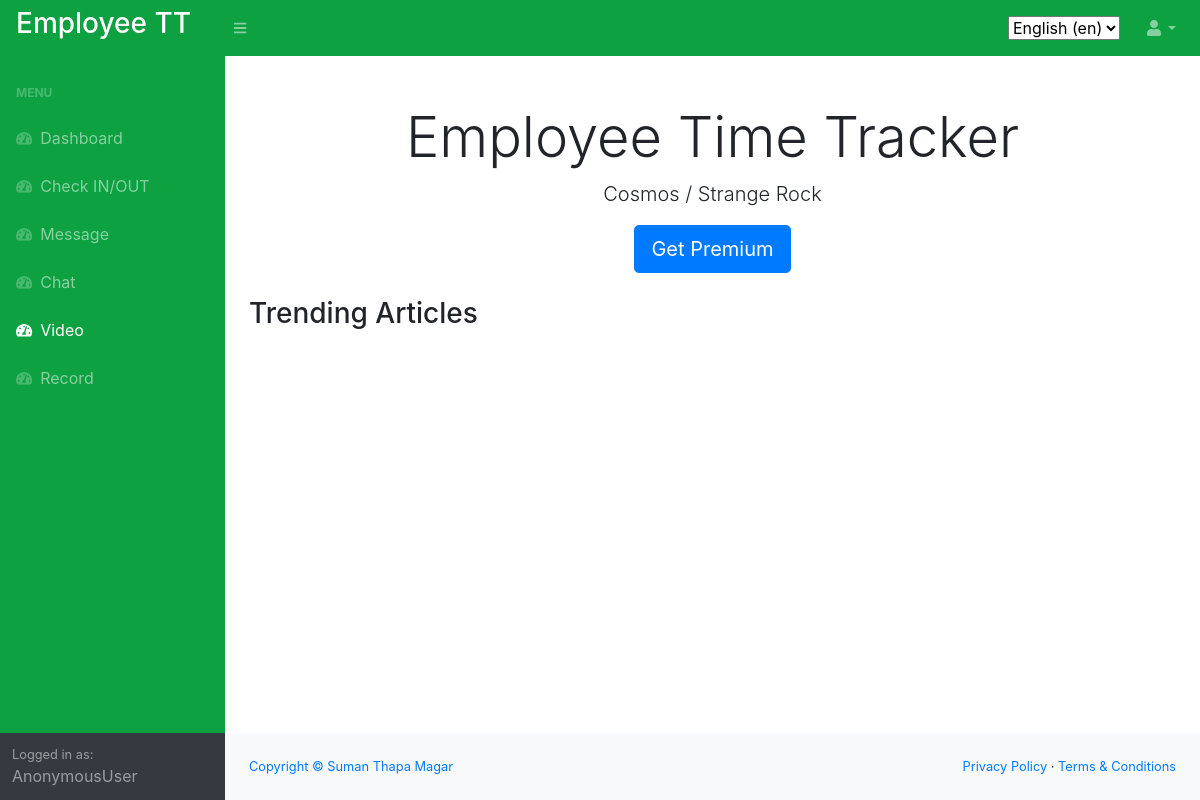
The page /en/video/ on the database as committed earlier.
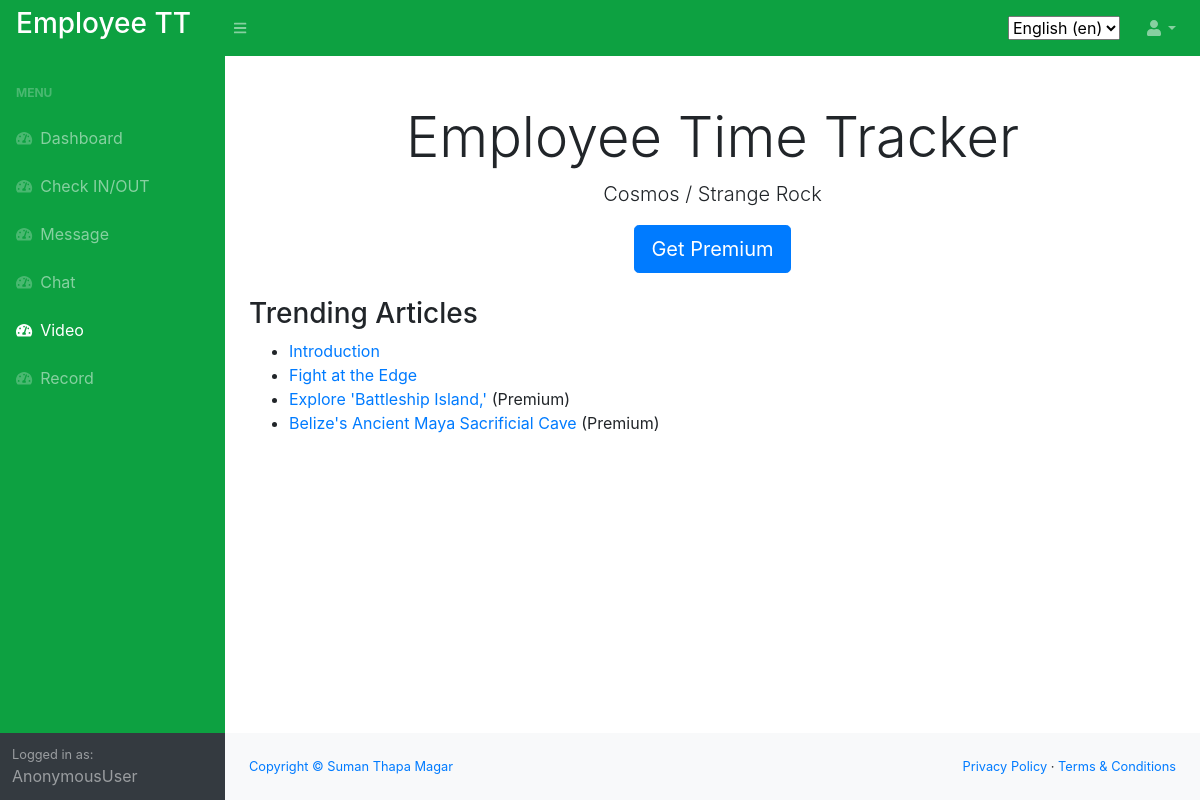
The same page on the database as committed later.
### video/models.py (models this page shows)
class VideoPlan(models.Model):
    title = models.CharField(max_length=255)
    desctiption = models.CharField(max_length=255)
    link = models.CharField(max_length=255)
    premium = models.BooleanField(default=True)

### video/views.py (the view)
# urls.py: path('', include('home.urls')),
def home(request):
    plans = VideoPlan.objects.all()
    return render(request, 'video/home.html', {'plans':plans})

### video/templates/video/home.html
{% extends 'home/main.html' %}
{% load i18n %}
{% block content %}
<div class="pricing-header px-3 py-3 pt-md-5 pb-md-4 mx-auto text-center">
    <h1 class="display-4">Employee Time Tracker</h1>
    <p class="lead">Cosmos / Strange Rock</p>
    <a href="{% url 'join' %}"><button type="button" class="btn btn-lg btn-primary">Get Premium</button></a>
  </div>
  <div class="container">
    <h3>Trending Articles</h3>
    <ul>
      {% for plan in plans.all %}
      <li>
          <a href="{% url 'plan' plan.id %}">{{ plan.title }}</a>
          {% if plan.premium == True %}
                (Premium)
            {% endif %}
        </li>
      {% endfor %}
    </ul>
  </div>
{% endblock %}

Rows that differ between the two databases and show on the page:
added VideoPlan: title "Introduction"
added VideoPlan: title "Fight at the Edge"
added VideoPlan: title "Explore 'Battleship Island,'", premium "(Premium)"
added VideoPlan: title "Belize's Ancient Maya Sacrificial Cave", premium "(Premium)"
